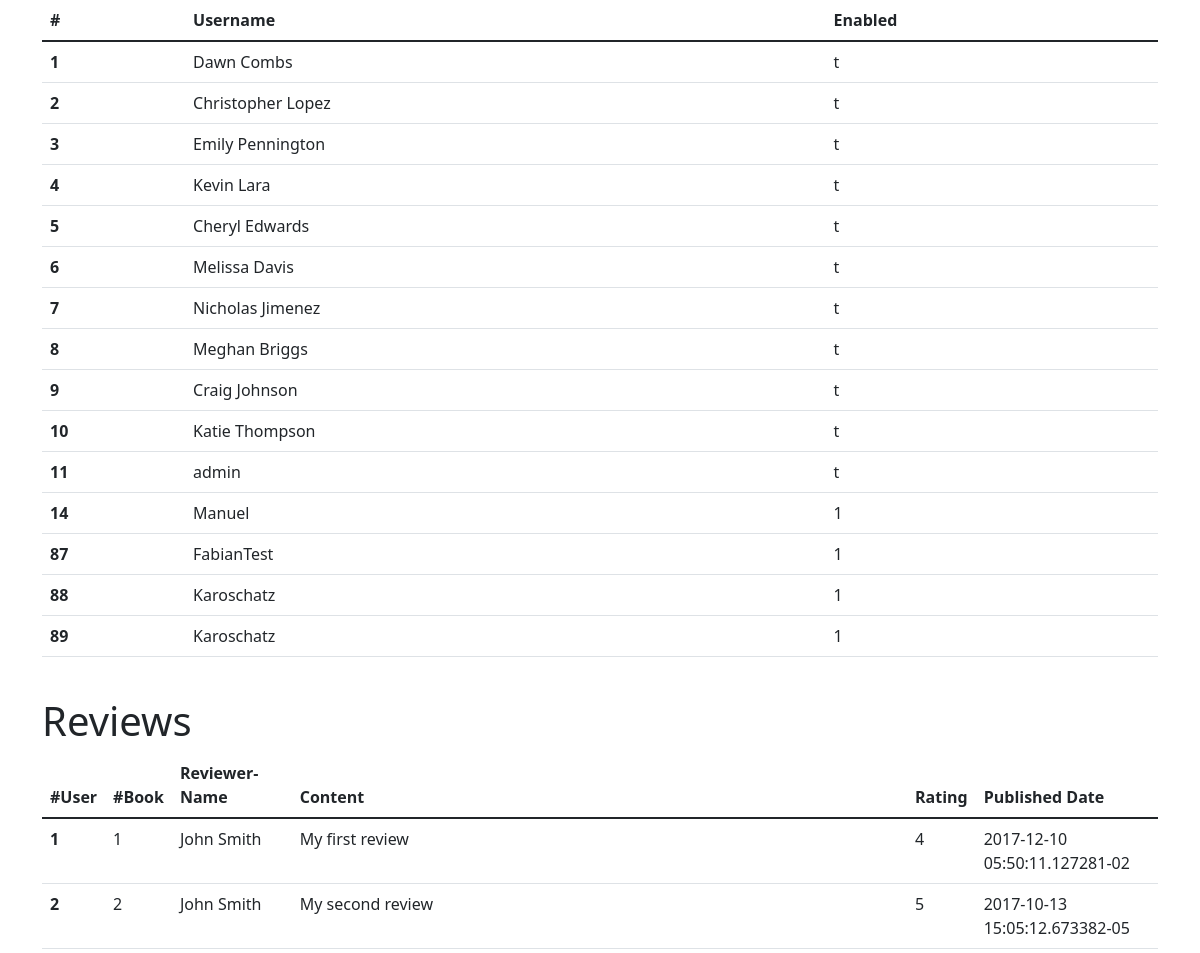
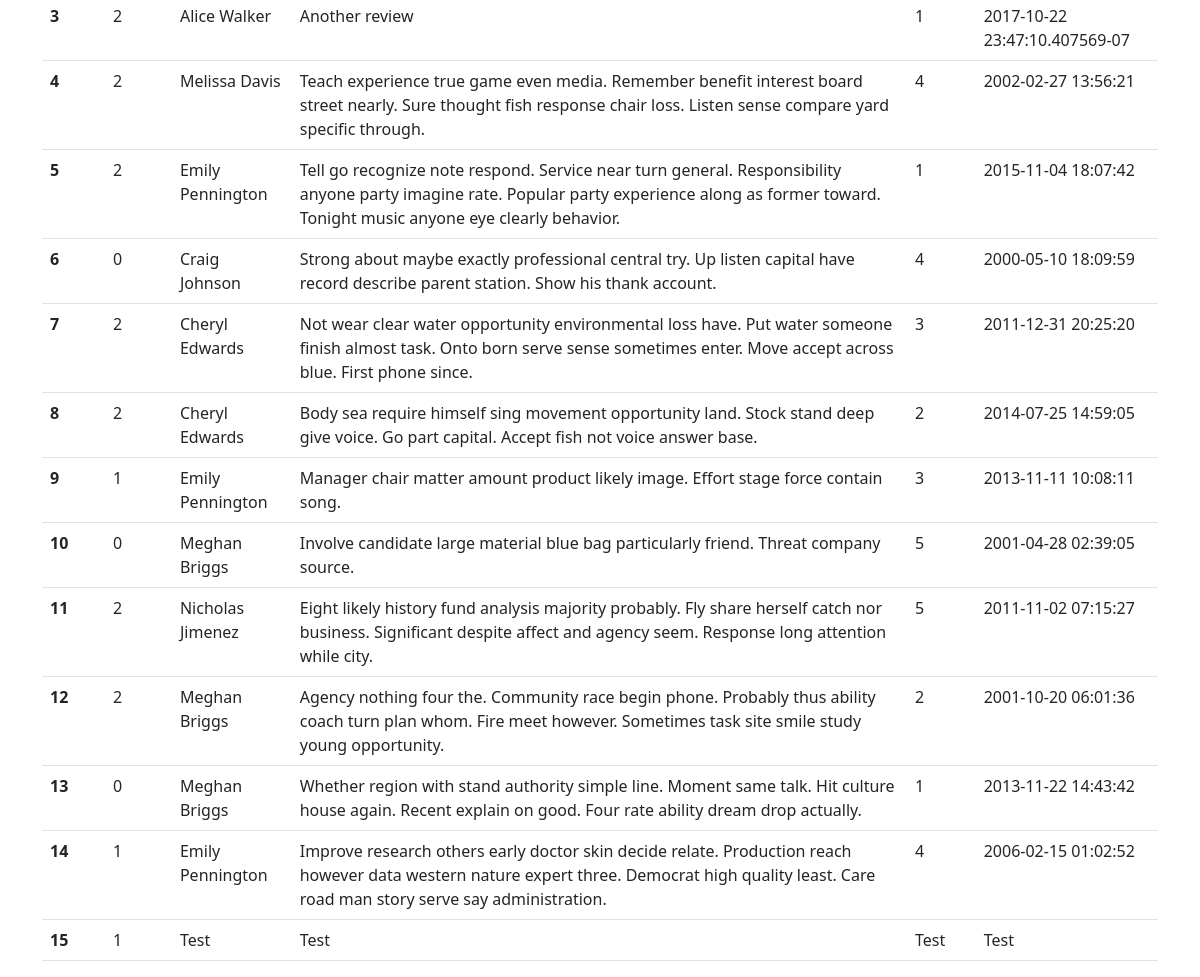
Before: / (lower part) with the older database file (2 pictures, top to bottom).
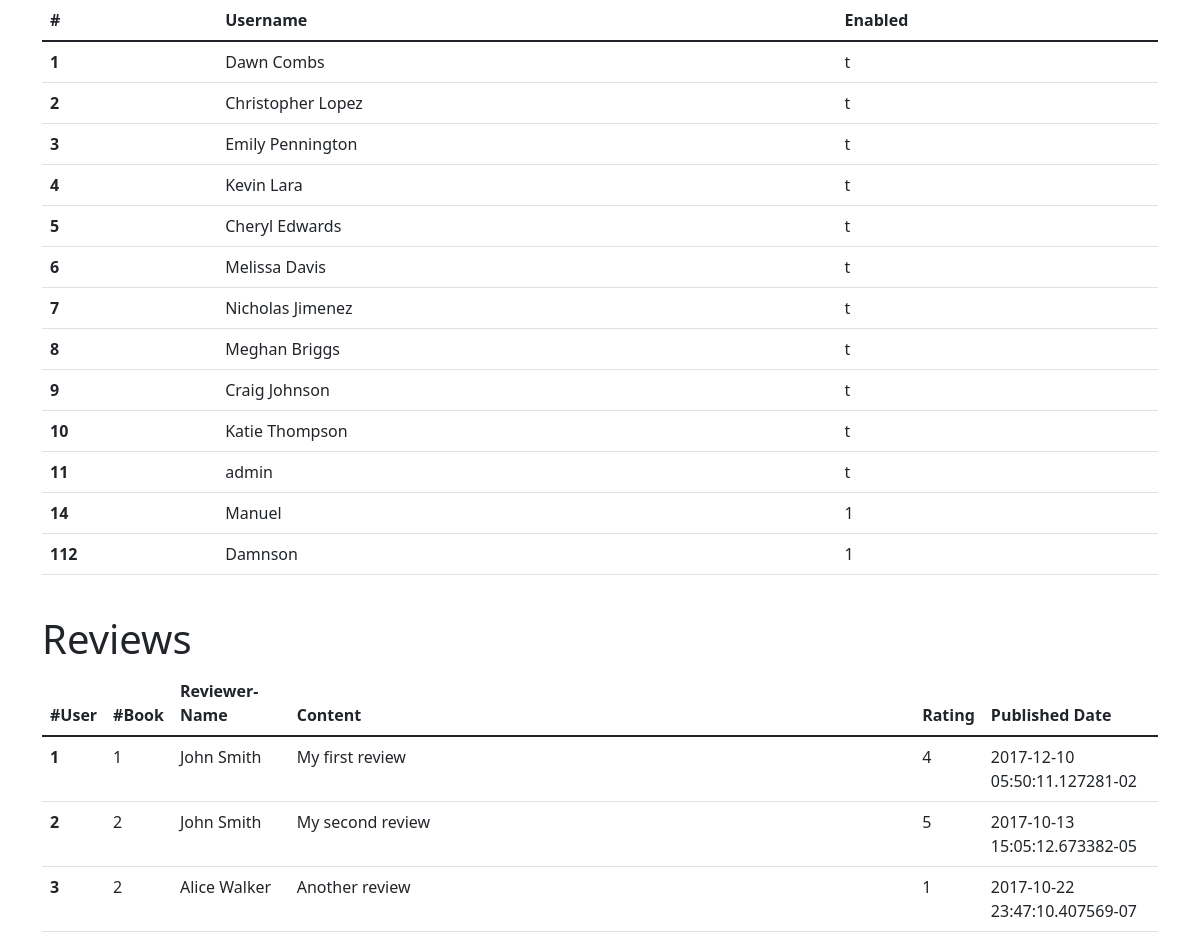
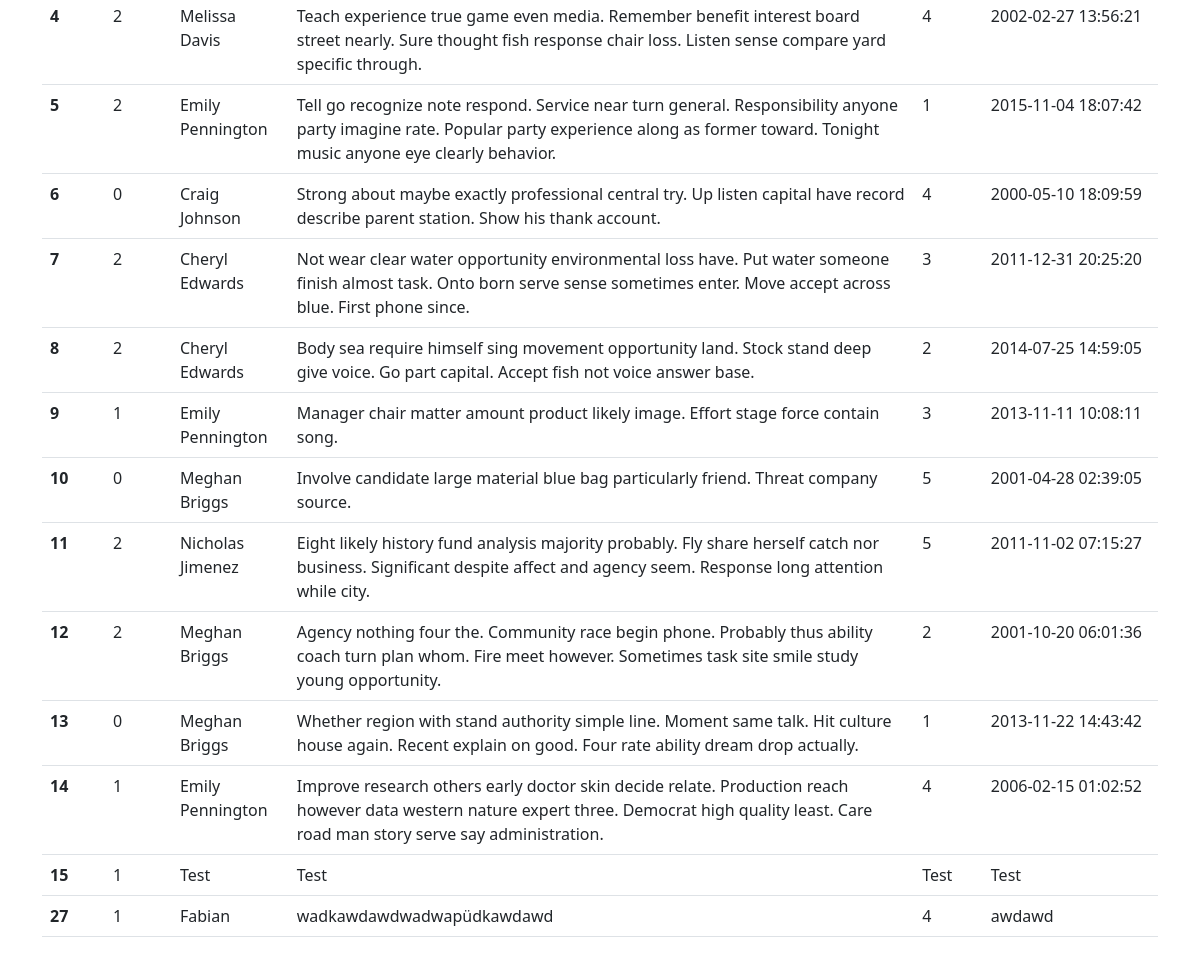
After: the same page with the newer database file (2 pictures, top to bottom).
### tables this page shows
CREATE TABLE "users" (
	"id"	INTEGER NOT NULL UNIQUE,
	"username"	char(25),
	"enabled"	boolean DEFAULT TRUE, password TEXT,
	PRIMARY KEY("id" AUTOINCREMENT)
);

CREATE TABLE "reviews" (
	"id"	INTEGER,
	"book_id"	integer NOT NULL,
	"reviewer_name"	varchar(255),
	"content"	varchar(255),
	"rating"	integer,
	"published_date"	timestamp DEFAULT CURRENT_TIMESTAMP,
	PRIMARY KEY("id" AUTOINCREMENT),
	FOREIGN KEY("book_id") REFERENCES "books"("id") ON DELETE CASCADE
);

### server.py (the view)
@app.route("/")
def home():
    book_info = main.pick_book()
    user_info = main.fetch_all_user()
    review_info = main.fetch_all_reviews()
    return render_template("home.html",
                           user=user,
                           book_info=book_info,
                           user_info=user_info,
                           review_info=review_info)

### main.py (called while the page is built)
def pick_book():
    db = sqlite3.connect("db.sqlite3")
    cursor = db.cursor()
    cursor.execute("""SELECT * FROM books""")
    fetched_books = cursor.fetchall()
    book_info = []
    for info in fetched_books:
        book_info.append(list(info))
    db.close()
    return book_info

def fetch_all_user():
    db = sqlite3.connect("db.sqlite3")
    cursor = db.cursor()
    cursor.execute("""SELECT * FROM users """)
    fetched_user = list(cursor.fetchall())
    db.close()
    return fetched_user

def fetch_all_reviews():
    db = sqlite3.connect("db.sqlite3")
    cursor = db.cursor()
    cursor.execute("""SELECT * FROM reviews """)
    fetched_reviews = list(cursor.fetchall())
    db.close()
    return fetched_reviews

### templates/home.html (shortened to what this page needs)
{% extends "base.html" %}
{% block content %}
<br>
<br>
<table class="table">
  <thead>
    <tr>
      <th scope="col">#</th>
      <th scope="col">Username</th>
      <th scope="col">Enabled</th>
    </tr>
  </thead>
  <tbody>
  {% for user in user_info %}
    <tr>
      <th scope="row">{{user[0]}}</th>
      <td>{{user[1]}}</td>
      <td>{{user[2]}}</td>
    </tr>
  {% endfor %}
  </tbody>
</table>
<br>
<h1>Reviews</h1>
<table class="table">
  <thead>
    <tr>
      <th scope="col">#User</th>
      <th scope="col">#Book</th>
      <th scope="col">Reviewer-Name</th>
      <th scope="col">Content</th>
      <th scope="col">Rating</th>
      <th scope="col">Published Date</th>
    </tr>
  </thead>
  <tbody>
  {% for review in review_info %}
    <tr>
      <th scope="row">{{review[0]}}</th>
      <td>{{review[1]}}</td>
      <td>{{review[2]}}</td>
      <td>{{review[3]}}</td>
      <td>{{review[4]}}</td>
      <td>{{review[5]}}</td>
    </tr>
  {% endfor %}
  </tbody>
</table>
{% endblock %}

### templates/base.html (shortened to what this page needs)
<!doctype html>
<html lang="en">
  <head>
    <link href="https://cdn.jsdelivr.net/npm/bootstrap@5.1.3/dist/css/bootstrap.min.css" rel="stylesheet">
    </head>
    <body>
        <br/>
        <div class="container">
            {% block content %}
            {% endblock %}
        </div>
  </body>
</html>

Changed rows visible on the page:
removed users: id "87", username "FabianTest", enabled "1"
removed users: id "88", username "Karoschatz", enabled "1"
removed users: id "89", username "Karoschatz", enabled "1"
added users: id "112", username "Damnson", enabled "1"
added reviews: id "27", book "1", reviewer_name "Fabian", content "wadkawdawdwadwapüdkawdawd", rating "4", published_date "awdawd"
